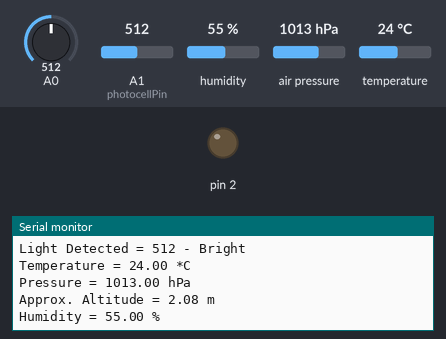
Simulated run of this sketch. Board: Arduino Uno, built with avr-gcc and run on an emulated ATmega328P. On the bench: output pins drawn as LEDs (lit = HIGH), the last lines printed to the serial monitor. The inputs (shaded band) are chosen by the test bench; at power-on: A0 = 512, A1 (photocellPin) = 512, humidity 55 %, air pressure 1013 hPa, temperature 24 °C.

Above: at 1.3 s.
1.4 s: A0 set to 306
At 1.57 s:
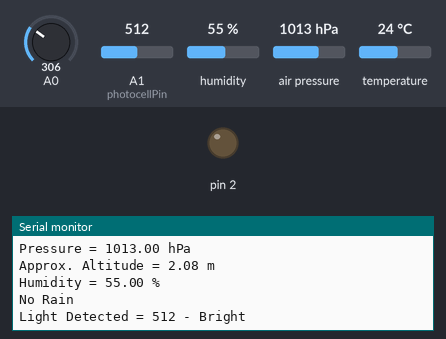
5.4 s: A1 (photocellPin) set to 306
At 6.71 s:
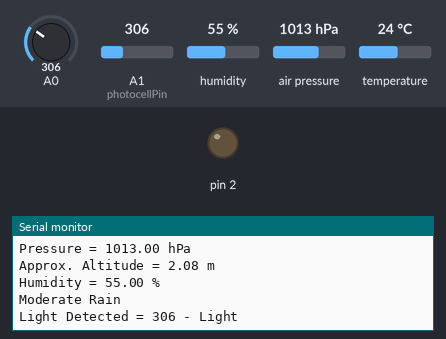
9.3 s: A0 set to 290
At 10.56 s:
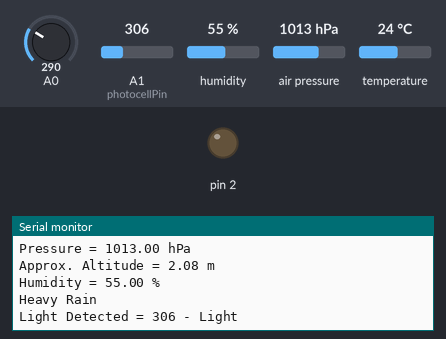
13.1 s: A1 (photocellPin) set to 190
At 14.41 s:
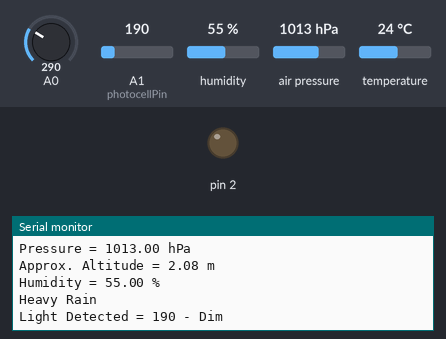

The sketch:

WeatherStation.ino
```cpp
#include <Wire.h>
#include <SPI.h>
#include <Adafruit_Sensor.h>
#include <Adafruit_BME280.h>

#define BME_SCK 13
//#define BME_MISO 12
#define BME_MOSI 11
//#define BME_CS 10
#define SEALEVELPRESSURE_HPA (1013.25)
Adafruit_BME280 bme; // I2C
int photocellPin = 1;     // the cell and 10K pulldown are connected to a0
int photocellReading;     // the analog reading from the analog resistor divider

unsigned long delayTime;

void setup() {
    Serial.begin(9600);
    Serial.println(F("BME280 test"));

 Serial.begin(9600);
 pinMode(2, OUTPUT);
    bool status;

    // default settings
    status = bme.begin();
    if (!status) {
        Serial.println("Could not find a valid BME280 sensor, check wiring!");
        while (1);
    }

    Serial.println(" Test ");
    delayTime = 1000;

    Serial.println();

    delay(100); // let sensor boot up
}


void loop() {
    printValues();
    delay(delayTime);

}


void printValues() {

// For Rain
 if(analogRead(0)<300) Serial.println("Heavy Rain");
 else if(analogRead(0)<500) Serial.println("Moderate Rain");
 else Serial.println("No Rain");

// For Light detection
photocellReading = analogRead(photocellPin);

  Serial.print("Light Detected = ");
  Serial.print(photocellReading);     // the raw analog reading

  // Thresholds for light detection
  if (photocellReading < 10) {
    Serial.println(" - Dark");
  } else if (photocellReading < 200) {
    Serial.println(" - Dim");
  } else if (photocellReading < 500) {
    Serial.println(" - Light");
  } else if (photocellReading < 800) {
    Serial.println(" - Bright");
  } else {
    Serial.println(" - Very bright");
  }
//
 delay(250);
    Serial.print("Temperature = ");
    Serial.print(bme.readTemperature());
    Serial.println(" *C");

    Serial.print("Pressure = ");

    Serial.print(bme.readPressure() / 100.0F);
    Serial.println(" hPa");

    Serial.print("Approx. Altitude = ");
    Serial.print(bme.readAltitude(SEALEVELPRESSURE_HPA));
    Serial.println(" m");

    Serial.print("Humidity = ");
    Serial.print(bme.readHumidity());
    Serial.println(" %");

    Serial.println();
}
```

Measured:
- after the input at 5.4 s, the serial monitor: prints a new line after 1.1 s (image 2)
- after the input at 9.3 s, the serial monitor: prints a new line after 1.1 s (image 3)
- after the input at 13.1 s, the serial monitor: prints a new line after 1.1 s (image 4)
